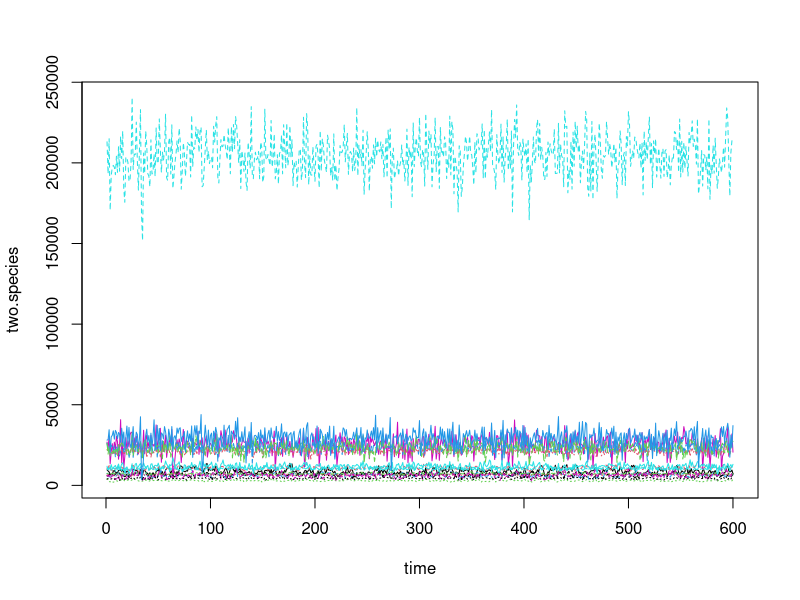

The R script that drew this image:
rm(list=ls())

env.stoch <- function(Nspecies, sigE, synch.targ){
  S <- Nspecies
  sigE <- sigE
  PhiE <- synch.targ
  
  if(PhiE!=1/S)
    betaz=(PhiE-1+sqrt(PhiE*(1-PhiE)*(S-1)))/(S*PhiE-1) else
    betaz=0.5
  
  EsigE=sigE
  AsigE=matrix(-1/S,nrow=S, ncol=S)
  diag(AsigE)=betaz-1/S
  AsigE=AsigE * EsigE/sqrt(betaz^2-2*betaz/S+1/S)
  
  #Finally, you get the vector of environmental stochasticity epsilon=sigE uei(t) with the following line of code:
  epsilon=AsigE %*% rnorm(S)
  return(epsilon)
}

model <- function(Nspecies, time, synch.targ){
  rm = numeric(Nspecies)
  N = matrix(ncol = Nspecies, nrow = time)
  K = numeric(Nspecies)
  K.log = numeric(Nspecies)
  evar = numeric(Nspecies)
  dvar = numeric(Nspecies)
  beta = matrix(nrow = Nspecies, ncol = (Nspecies-1))
  Ntot = numeric(time)
  r = matrix(ncol=Nspecies, nrow=time)
  comp.spp = matrix(nrow=Nspecies, ncol=(Nspecies-1))
  sum.comp = numeric(Nspecies)
  
  for (i in 1:Nspecies){
    K.log[i] <- rnorm(1, log(10000), 0.7)
    K[i] <- exp(K.log[i])
    
    evar[i] <- runif(1, 0.01, 0.2)
    dvar[i] <- runif(1, 0, 2)
    
    rm[i] <- runif(1, 0.2, 1.5)
    
    N[1,i] <- rnorm(1, K[i], 500)
    
    for (j in 1:(Nspecies-1)){
      rand.mean <- round(runif(1, 0, 0.05), 1)
      beta[i,j] <- rnorm(1, rand.mean, 0.02)
    }
  }

  
  Ntot[1] <- sum(N[1,])
  
  for(t in 2:time){
    epsilon <- env.stoch(Nspecies=Nspecies,
                         sigE=evar,
                         synch.targ=synch.targ)
    
    for(i in 1:Nspecies){
      
      n.seq = seq(1, Nspecies, 1)
      n.index = n.seq[n.seq!=i]
      
      for(j in 1:(Nspecies-1)){
        comp.spp[i,j] <- ((beta[i,j] * N[t-1,n.index[j]])/K[n.index[j]])
      }
      sum.comp[i] <- sum(comp.spp[i,])
      whitevar <- rnorm(1, mean=0)
      dnoise <- rnorm(1, mean=0)
      
      r[t, i] <- rm[i] * (1-(N[t-1,i]/K[i]) - sum.comp[i]) + epsilon[i] + (dvar[i] * dnoise/sqrt(N[t-1, i]))    
      N[t, i] <- N[t-1, i] + N[t-1, i] * r[t, i]
    }
    
    Ntot[t] = sum(N[t,])
  }
  
  population <- matrix(ncol=Nspecies, nrow=time)
  population <- cbind(N, Ntot)
  return(population)
}



years = 600
# N.sim = c(2,4,8,16,32)
N.sim = c(16)
sims = 1
cv = matrix(nrow=sims, ncol=length(N.sim))


  for(i in 1:length(N.sim)){
    for(j in 1:sims){
      two.species <- model(Nspecies=N.sim[i], time=years, synch.targ=0.2)
      Ntot = two.species[1:years,ncol(two.species)]
      cv[j,i] = sd(Ntot)/mean(Ntot)
    }
  }


# write.csv(cv, "stability_simulations_nodom.csv")

time <- seq(1,years,1)
matplot(time, two.species, type="l")


